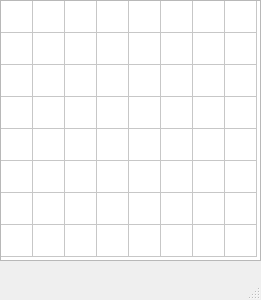
<?xml version="1.0" encoding="UTF-8"?>
<ui version="4.0">
 <class>Emoji</class>
 <widget class="QMainWindow" name="Emoji">
  <property name="geometry">
   <rect>
    <x>0</x>
    <y>0</y>
    <width>261</width>
    <height>300</height>
   </rect>
  </property>
  <property name="sizePolicy">
   <sizepolicy hsizetype="Fixed" vsizetype="Fixed">
    <horstretch>0</horstretch>
    <verstretch>0</verstretch>
   </sizepolicy>
  </property>
  <property name="windowTitle">
   <string>MainWindow</string>
  </property>
  <widget class="QWidget" name="centralwidget">
   <property name="sizePolicy">
    <sizepolicy hsizetype="Fixed" vsizetype="Fixed">
     <horstretch>0</horstretch>
     <verstretch>0</verstretch>
    </sizepolicy>
   </property>
   <widget class="QTableWidget" name="tableWidget">
    <property name="geometry">
     <rect>
      <x>0</x>
      <y>0</y>
      <width>261</width>
      <height>261</height>
     </rect>
    </property>
    <property name="sizePolicy">
     <sizepolicy hsizetype="Fixed" vsizetype="Fixed">
      <horstretch>0</horstretch>
      <verstretch>0</verstretch>
     </sizepolicy>
    </property>
    <property name="rowCount">
     <number>8</number>
    </property>
    <property name="columnCount">
     <number>8</number>
    </property>
    <attribute name="horizontalHeaderVisible">
     <bool>false</bool>
    </attribute>
    <attribute name="horizontalHeaderDefaultSectionSize">
     <number>32</number>
    </attribute>
    <attribute name="horizontalHeaderMinimumSectionSize">
     <number>32</number>
    </attribute>
    <attribute name="horizontalHeaderStretchLastSection">
     <bool>false</bool>
    </attribute>
    <attribute name="verticalHeaderVisible">
     <bool>false</bool>
    </attribute>
    <attribute name="verticalHeaderDefaultSectionSize">
     <number>32</number>
    </attribute>
    <attribute name="verticalHeaderMinimumSectionSize">
     <number>32</number>
    </attribute>
    <row/>
    <row/>
    <row/>
    <row/>
    <row/>
    <row/>
    <row/>
    <row/>
    <column/>
    <column/>
    <column/>
    <column/>
    <column/>
    <column/>
    <column/>
    <column/>
   </widget>
  </widget>
  <widget class="QMenuBar" name="menubar">
   <property name="geometry">
    <rect>
     <x>0</x>
     <y>0</y>
     <width>261</width>
     <height>17</height>
    </rect>
   </property>
  </widget>
  <widget class="QStatusBar" name="statusbar"/>
 </widget>
 <resources/>
 <connections/>
</ui>
